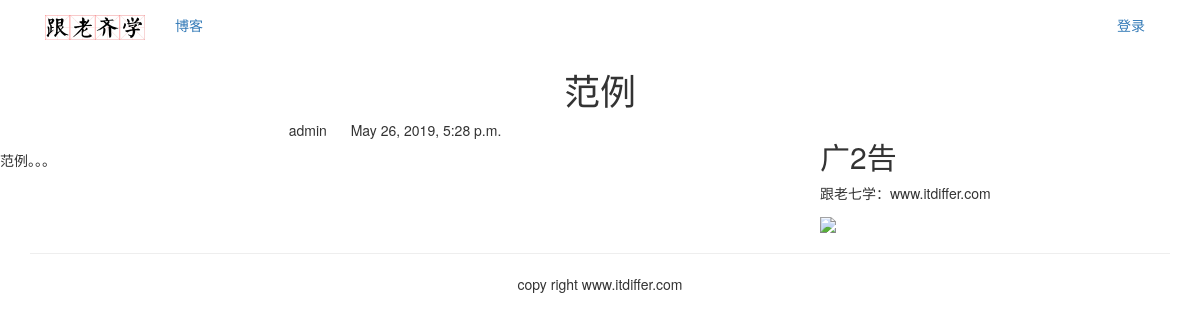
Page /blog/1/ on the committed database.
### blog/models.py (models this page shows, shortened)
class BlogArticles (models.Model):
    title = models.CharField(max_length=300)
    author = models.ForeignKey(User,on_delete = models.CASCADE,
                               related_name='blog_posts')
    body = models.TextField()
    publish = models.DateTimeField(default=timezone.now)
    class Meta:
        ordering = ('-publish',)

### blog/views.py (the view)
# urls.py: path('<int:article_id>/',views.blog_article,name='blog_article'),
def blog_article(request,article_id):
    article = get_object_or_404(BlogArticles,id=article_id)
    pub = article.publish
    return render(request,"blog/content.html",{"article":article,"publish":pub})

### templates/blog/content.html (shortened to what this page needs)
{%  extends "base.html" %}
{% block content %}
<div class="row text-center vertical-middle-sm">
    <h1>{{ article.title }}</h1>
</div>
<div class="row">
    <div class="col-xs-12 col-md-8">
        <p class="text-center"><span>{{ article.author.username }}</span>
            <span style="margin-left:20px">{{ publish }}</span>
        </p>
    <div>{{ article.body }}</div>
    </div>
    <div class="col-xs-6 col-md-4">
        <h2>广2告</h2>
        <p>跟老七学：www.itdiffer.com</p>
        <img width="200px" src="https://img3.doubanio.com/view/subject/l/public/s28504762.jpg">
    </div>
</div>
{% endblock %}

### rows in the picture
BlogArticles: title "范例", author.username "admin", publish "May 26, 2019, 5:28 p.m.", body "范例。。。"
